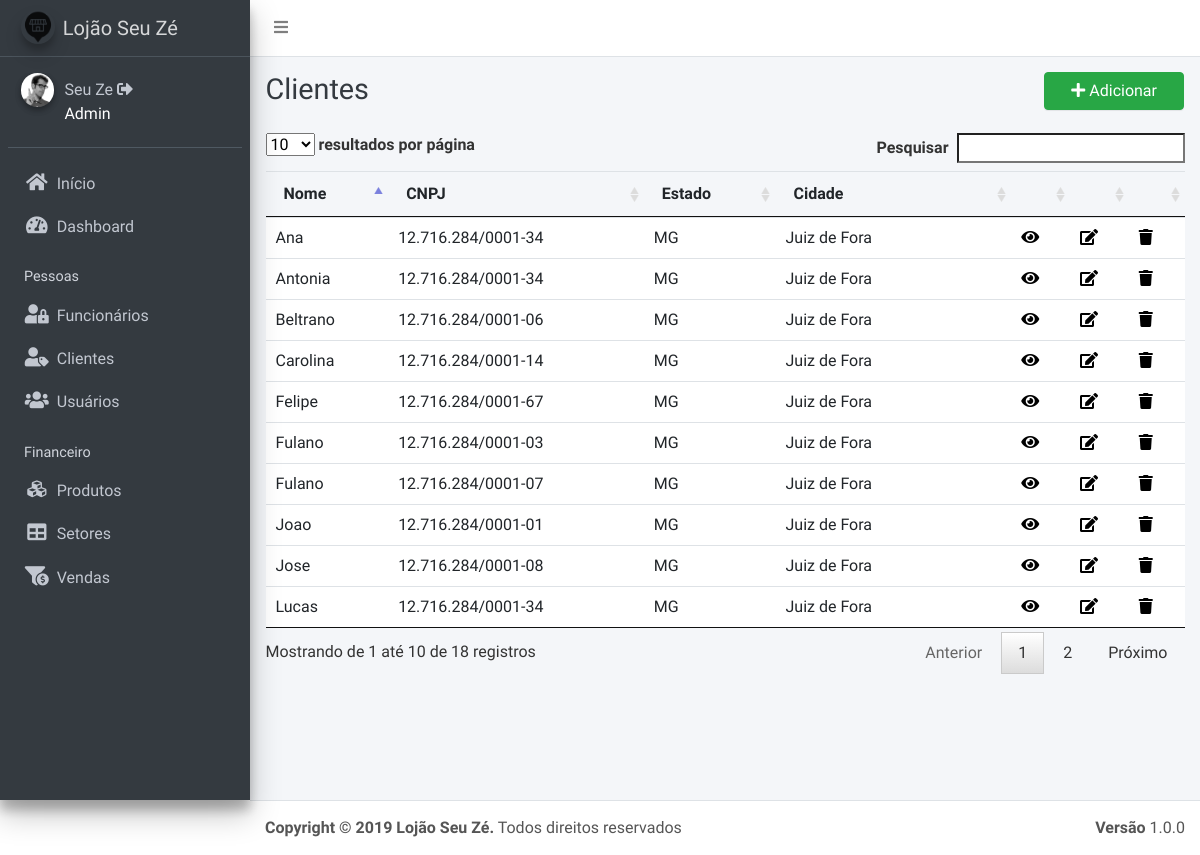
Screenshot of /listaClientes.php (signed in) with the database file from the repository.
### tables this page shows
CREATE TABLE `usuarios` (
  `id` int(11) NOT NULL,
  `email` varchar(20) NOT NULL,
  `senha` varchar(40) NOT NULL,
  `tipo` varchar(11) NOT NULL,
  `nome` varchar(50) NOT NULL,
  `telefone` varchar(12) NOT NULL,
  `cpf` varchar(14) NOT NULL,
  `endereco` varchar(40) NOT NULL,
  `complemento` varchar(40) DEFAULT NULL,
  `cidade` varchar(40) NOT NULL,
  `estado` varchar(40) NOT NULL,
  `cep` varchar(10) NOT NULL,
  `cnpj` varchar(40) DEFAULT NULL,
  `nid` varchar(10) DEFAULT NULL,
  `salario` varchar(11) DEFAULT NULL,
  `cargo` varchar(40) DEFAULT NULL
);

### listaClientes.php (the view, shortened to what this page needs)
<?php require ('header.php'); ?>
<?php require ('dashboard.php'); ?>
<?php
if($_SESSION['cargo']=="Administrador"){
$sql = "SELECT * FROM usuarios WHERE tipo='Cliente' ORDER BY id ASC";
$result = $conexao->query($sql);
?>
  <div class="content-wrapper">
    <div class="content-header">
      <div class="container-fluid">
        <div class="row mb-2">
          <div class="col-sm-3">
            <h1 class="m-0 text-dark">Clientes</h1>
          </div>
          <div class="col-sm-3">
          </div>
          <div class="col-sm-4">
          </div>
          <div class="col-sm-2">
            <a href="insertUsuario.php"><button type="button" class="btn btn-block btn-success"><i class="nav-icon fa fa-plus"></i> Adicionar</button></a>
          </div>
        </div>
      </div>
    </div>
    <section class="content">
      <div class="container-fluid">
        <div class="row">
          <section class="col-lg-12 connectedSortable">
            <table id="tabelinha" class="table table-hover">
              <thead>
                <tr>
                  <th>Nome</th>
                  <th>CNPJ</th>
                  <th>Estado</th>
                  <th>Cidade</th>
                  <th></th>
                  <th></th>
                  <th></th>
                </tr>
              </thead>
              <tbody>
                <?php
                if ($result->num_rows > 0) {
                    while ($row = $result->fetch_assoc()) {
                        echo "<tr href='viewUsuario.php?id=".$row['id']."' >";
                        echo "<td>" .$row["nome"] . "</td>";
                        echo "<td>" .$row["cnpj"] . "</td> ";
                        echo "<td>" .$row["estado"] . "</td>";
                        echo "<td>" .$row["cidade"] . "</td>";
                      ?>
                        <td><a href="viewUsuario.php?id=<?php echo $row['id'];?>" style="text-decoration: none;color: #000;" data-toggle="tooltip" title="Visualizar"><i class="fa fa-eye"></i></a></td>
                        <td><a href="updateCliente.php?id=<?php echo $row['id'];?>" style="text-decoration: none;color: #000;" data-toggle="tooltip" title="Editar"><i class="fa fa-edit"></i></a></td>
                        <td><a href="#" onclick="excluir(<?php echo $row['id'];?>)" style="text-decoration: none;color: #000;" data-toggle="tooltip" title="Excluir"><i class="fa fa-trash"></i></a></td>
                      <?php
                      echo "</tr>";
                    }
                }
                ?>
              </tbody>
            </table>
          </section>
        </div>
      </div>
    </section>
  </div>
<?php
  }
?>
<?php require ('footer.php');?>

### rows the page displays
usuarios: nome "Fulano", cnpj "12.716.284/0001-03", estado "MG", cidade "Juiz de Fora"
usuarios: nome "Beltrano", cnpj "12.716.284/0001-06", estado "MG", cidade "Juiz de Fora"
usuarios: nome "Fulano", cnpj "12.716.284/0001-07", estado "MG", cidade "Juiz de Fora"
usuarios: nome "Jose", cnpj "12.716.284/0001-08", estado "MG", cidade "Juiz de Fora"
usuarios: nome "Joao", cnpj "12.716.284/0001-01", estado "MG", cidade "Juiz de Fora"
usuarios: nome "Ana", cnpj "12.716.284/0001-34", estado "MG", cidade "Juiz de Fora"
usuarios: nome "Felipe", cnpj "12.716.284/0001-67", estado "MG", cidade "Juiz de Fora"
usuarios: nome "Antonia", cnpj "12.716.284/0001-34", estado "MG", cidade "Juiz de Fora"
usuarios: nome "Carolina", cnpj "12.716.284/0001-14", estado "MG", cidade "Juiz de Fora"
usuarios: nome "Lucas", cnpj "12.716.284/0001-34", estado "MG", cidade "Juiz de Fora"

### other values shown
$_SESSION['nome'] "Seu Ze"
$_SESSION['tipo'] "Admin"
